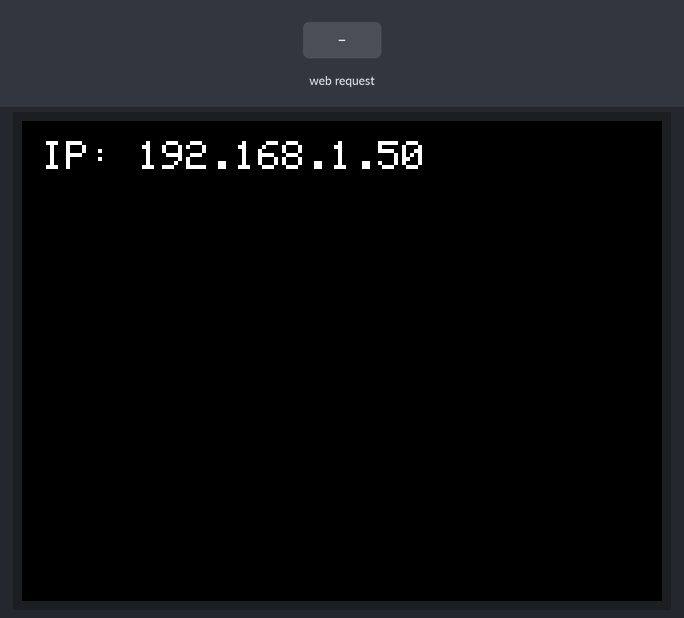
Recording of a sketch running on a simulated ESP32. Parts: 320×240 colour display. The test bench sets the inputs (shaded band). WiFi joins after 1.5 s; servers stay silent unless stated; what the sketch prints to the serial monitor is not drawn.

Above: at 2.9 s.
3.0 s: HTTP request GET /message?text=1 received
At 4.1 s:
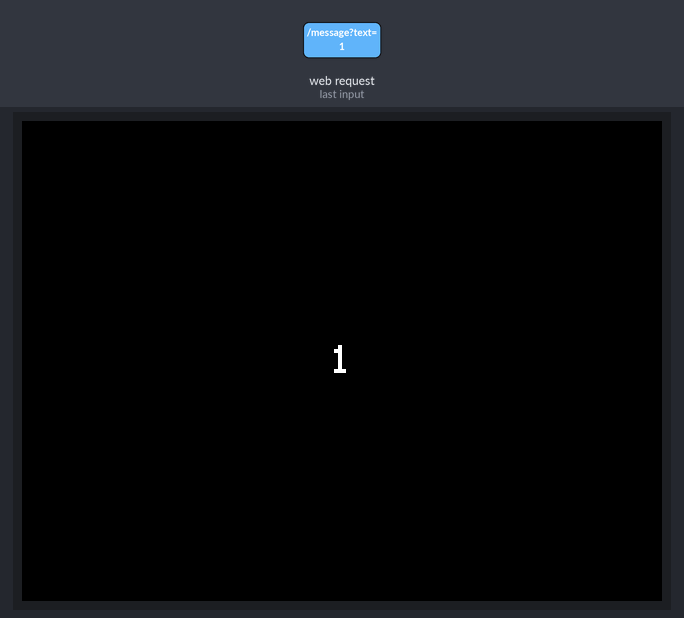
4.6 s: HTTP request GET /message?text=0 received
Timing chart, 0 to 7.6 s (numbered marks = the images above; inputs shaded):
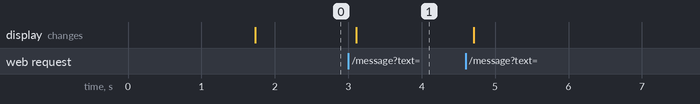

Measured:
- after the input at 3.0 s, the display: changes after 0.11 s (image 1)

The sketch:

Projet_Test.ino
```cpp
// #include <WiFi.h>
// #include <ESPAsyncWebServer.h>
// #include <SimpleDHT.h>
// #include <TFT_eSPI.h>

// // Bibliothèque asynchrone pour le web

// #define DHTPIN 4 // Pin du capteur DHT
// #define LEDPIN 5 // Pin de la LED

// SimpleDHT22 dht22(DHTPIN);  // Utilisation de SimpleDHT
// AsyncWebServer server(80);
// TFT_eSPI tft = TFT_eSPI(); // Création de l'objet pour l'écran

// float temperature = 0.0;
// int ledState = LOW;
// int threshold = 25; // Seuil par défaut pour la LED
// unsigned long previousMillis = 0; // Variable pour suivre le temps écoulé
// const long interval = 5000; // Intervalle entre les actualisations de l'écran (5 secondes)
// String ssid = "iPhone di aness"; // Votre SSID

// void setup() {
//     Serial.begin(115200);
//     pinMode(LEDPIN, OUTPUT);

//     // Connexion au WiFi
//     WiFi.begin(ssid.c_str(), "12345678");
//     while (WiFi.status() != WL_CONNECTED) {
//         delay(1000);
//         Serial.println("Connexion au WiFi...");
//     }
//     Serial.println("Connecté au WiFi.");

//     // Initialisation de l'écran
//     tft.init();
//     tft.fillScreen(TFT_BLACK);
//     tft.setTextColor(TFT_WHITE);
//     tft.setTextSize(2);

//     // Affichage du message de connexion centré
//     String message = "Connecté au WiFi de " + ssid;
//     int messageWidth = tft.textWidth(message); // Largeur du texte
//     int centerX = (tft.width() - messageWidth) / 2; // Calculer la position X centrée
//     tft.drawString(message, centerX, 0); // Dessiner le message centré

//     // Initialisation des routes de l'API
//     setupRoutes();
// }

// void setupRoutes() {
//     server.on("/sensors", HTTP_GET, [](AsyncWebServerRequest *request){
//         request->send(200, "application/json", "{\"sensors\":[{\"id\":\"temp\",\"type\":\"temperature\",\"value\":" + String(temperature) + "},{\"id\":\"light\",\"type\":\"light\",\"value\":0}]}");
//     });

//     server.on("/sensors/temp", HTTP_GET, [](AsyncWebServerRequest *request){
//         float humidity = 0; // Variable pour l'humidité, non utilisée ici
//         int err = dht22.read2(&temperature, &humidity, NULL);
//         if (err != SimpleDHTErrSuccess) {
//             Serial.print("Erreur de lecture DHT22, code: "); Serial.println(err);
//             request->send(500, "text/plain", "Erreur de lecture du capteur de température");
//             return;
//         }
//         request->send(200, "application/json", "{\"value\":" + String(temperature) + "}");
//     });

//     server.on("/led", HTTP_POST, [](AsyncWebServerRequest *request){
//         String state = request->getParam("state", true)->value();
//         if (state == "on") {
//             ledState = HIGH;
//         } else {
//             ledState = LOW;
//         }
//         digitalWrite(LEDPIN, ledState);
//         request->send(200, "text/plain", "LED state changed");
//     });

//     server.on("/led/threshold", HTTP_PUT, [](AsyncWebServerRequest *request){
//         String newThreshold = request->getParam("threshold", true)->value();
//         threshold = newThreshold.toInt();
//         request->send(200, "text/plain", "Threshold updated");
//     });

//     server.begin();
// }

// void loop() {
//     float humidity = 0; // Variable pour l'humidité, non utilisée ici
//     unsigned long currentMillis = millis();

//     // Lecture des capteurs toutes les 5 secondes
//     if (currentMillis - previousMillis >= interval) {
//         previousMillis = currentMillis;

//         // Lecture du capteur de température
//         int err = dht22.read2(&temperature, &humidity, NULL);
//         if (err != SimpleDHTErrSuccess) {
//             Serial.print("Erreur de lecture DHT22, code: "); Serial.println(err);
//             return;
//         }

//         // Contrôle de la LED selon le seuil
//         if (temperature > threshold) {
//             digitalWrite(LEDPIN, HIGH);
//             ledState = HIGH;
//         } else {
//             digitalWrite(LEDPIN, LOW);
//             ledState = LOW;
//         }

//         // Effacer l'écran avant d'afficher les nouvelles données
//         tft.fillScreen(TFT_BLACK);

//         // Afficher le message de connexion centré
//         String message = "Connecté au WiFi de " + ssid;
//         int messageWidth = tft.textWidth(message); // Largeur du texte
//         int centerX = (tft.width() - messageWidth) / 2; // Calculer la position X centrée
//         tft.drawString(message, centerX, 0); // Dessiner le message centré

//         // Afficher la température et l'état de la LED
//         tft.setCursor(0, 30);  // Changer la position pour ne pas écraser le message WiFi
//         tft.drawString("Temp: " + String(temperature, 1) + " C", 0, 30);  // Affiche la température avec 1 décimale
//         tft.drawString("LED: " + String((ledState == HIGH) ? "ON" : "OFF"), 0, 60);  // Affiche l'état de la LED

//         Serial.println("Écran mis à jour.");
//     }
// }


/*
#include <WiFi.h>
#include <ESPAsyncWebServer.h>
#include <SimpleDHT.h>
#include <TFT_eSPI.h>

// Bibliothèque asynchrone pour le web

#define DHTPIN 4 // Pin du capteur DHT
#define LEDPIN 5 // Pin de la LED

SimpleDHT22 dht22(DHTPIN);  // Utilisation de SimpleDHT
AsyncWebServer server(80);
TFT_eSPI tft = TFT_eSPI(); // Création de l'objet pour l'écran

float temperature = 0.0;
int ledState = LOW;
int threshold = 25; // Seuil par défaut pour la LED
unsigned long previousMillis = 0; // Variable pour suivre le temps écoulé
const long interval = 5000; // Intervalle entre les actualisations de l'écran (5 secondes)
String ssid = "iPhone di aness"; // Votre SSID

void displayCenteredMessage(String message, int yOffset = 0) {
    tft.setTextDatum(MC_DATUM); // Positionnement du texte au centre
    tft.setCursor(0, 0); // Réinitialiser le curseur
    int messageWidth = tft.textWidth(message); // Largeur du texte
    int centerX = (tft.width() - messageWidth) / 2; // Calculer la position X centrée
    tft.drawString(message, centerX, (tft.height() / 2) + yOffset); // Dessiner le message centré
}


void setup() {
    Serial.begin(115200);
    pinMode(LEDPIN, OUTPUT);

    // Connexion au WiFi
    WiFi.begin(ssid.c_str(), "12345678");
    while (WiFi.status() != WL_CONNECTED) {
        delay(1000);
        Serial.println("Connexion au WiFi...");
    }
    Serial.println("Connecté au WiFi.");

    // Initialisation de l'écran
    tft.init();
    tft.setRotation(1);      // Rotation de l'affichage si nécessaire
    tft.fillScreen(TFT_BLACK); // Effacer l'écran
    tft.setTextColor(TFT_WHITE);
    tft.setTextSize(2);      // Taille du texte

    // Affichage du message de connexion centré
    displayCenteredMessage("Connecté au WiFi de " + ssid);

    // Initialisation des routes de l'API
    setupRoutes();
}

void setupRoutes() {
    server.on("/sensors", HTTP_GET, [](AsyncWebServerRequest *request){
        request->send(200, "application/json", "{\"sensors\":[{\"id\":\"temp\",\"type\":\"temperature\",\"value\":" + String(temperature) + "},{\"id\":\"light\",\"type\":\"light\",\"value\":0}]}");
    });

    server.on("/sensors/temp", HTTP_GET, [](AsyncWebServerRequest *request){
        float humidity = 0; // Variable pour l'humidité, non utilisée ici
        int err = dht22.read2(&temperature, &humidity, NULL);
        if (err != SimpleDHTErrSuccess) {
            Serial.print("Erreur de lecture DHT22, code: "); Serial.println(err);
            request->send(500, "text/plain", "Erreur de lecture du capteur de température");
            return;
        }
        request->send(200, "application/json", "{\"value\":" + String(temperature) + "}");
    });

    server.on("/led", HTTP_POST, [](AsyncWebServerRequest *request){
        String state = request->getParam("state", true)->value();
        if (state == "on") {
            ledState = HIGH;
        } else {
            ledState = LOW;
        }
        digitalWrite(LEDPIN, ledState);
        request->send(200, "text/plain", "LED state changed");
    });

    server.on("/led/threshold", HTTP_PUT, [](AsyncWebServerRequest *request){
        String newThreshold = request->getParam("threshold", true)->value();
        threshold = newThreshold.toInt();
        request->send(200, "text/plain", "Threshold updated");
    });

    server.begin();
}

void loop() {
    float humidity = 0; // Variable pour l'humidité, non utilisée ici
    unsigned long currentMillis = millis();

    // Lecture des capteurs toutes les 5 secondes
    if (currentMillis - previousMillis >= interval) {
        previousMillis = currentMillis;

        // Lecture du capteur de température
        int err = dht22.read2(&temperature, &humidity, NULL);
        if (err != SimpleDHTErrSuccess) {
            Serial.print("Erreur de lecture DHT22, code: "); Serial.println(err);
            return;
        }

        // Contrôle de la LED selon le seuil
        if (temperature > threshold) {
            digitalWrite(LEDPIN, HIGH);
            ledState = HIGH;
        } else {
            digitalWrite(LEDPIN, LOW);
            ledState = LOW;
        }

        // Effacer l'écran avant d'afficher les nouvelles données
        tft.fillScreen(TFT_BLACK);

        // Afficher le message de connexion centré
        displayCenteredMessage("Connecté au WiFi de " + ssid);

        // Afficher la température et l'état de la LED
        displayCenteredMessage("Temp: " + String(temperature, 1) + " C", 30);  // Affiche la température avec 1 décimale
        displayCenteredMessage("LED: " + String((ledState == HIGH) ? "ON" : "OFF"), 60);  // Affiche l'état de la LED

        Serial.println("Écran mis à jour.");
    }
}
*/

#include <WiFi.h>
#include <ESPAsyncWebServer.h>
#include <TFT_eSPI.h>

// Remplacez par vos identifiants Wi-Fi
const char* ssid = "iPhone di aness";      // Nom du réseau Wi-Fi
const char* password = "12345678";   // Mot de passe du réseau Wi-Fi

TFT_eSPI tft = TFT_eSPI(); // Création de l'objet pour l'écran
AsyncWebServer server(80); // Création du serveur Web

void setup() {
  Serial.begin(115200);

  // Initialisation de l'écran
  tft.init();
  tft.setRotation(1); // Ajustez la rotation si nécessaire
  tft.fillScreen(TFT_BLACK); // Effacer l'écran
  tft.setTextColor(TFT_WHITE);
  tft.setTextSize(2); // Taille du texte

  // Connexion au Wi-Fi
  WiFi.begin(ssid, password);
  Serial.print("Connexion au WiFi");

  // Tentative de connexion au réseau Wi-Fi
  while (WiFi.status() != WL_CONNECTED) {
    delay(500);
    Serial.print(".");
  }

  Serial.println("\nConnecté au WiFi");

  // Récupération et affichage de l'adresse IP
  String ipAddress = WiFi.localIP().toString();
  Serial.print("Adresse IP: ");
  Serial.println(ipAddress);

  // Afficher l'adresse IP sur l'écran
  tft.drawString("IP: " + ipAddress, 10, 10);

  // Configuration des routes du serveur Web
  setupRoutes();
}

void setupRoutes() {
  // Route pour afficher un message sur l'écran
  server.on("/message", HTTP_GET, [](AsyncWebServerRequest *request) {
    if (request->hasParam("text")) {
      String message = request->getParam("text")->value();
      displayMessage(message); // Affiche le message sur l'écran
      request->send(200, "text/plain", "Message affiché sur l'écran."); // Réponse au client
    } else {
      request->send(400, "text/plain", "Paramètre 'text' manquant."); // Réponse en cas d'erreur
    }
  });

  // Démarrer le serveur
  server.begin();
}

void displayMessage(String message) {
  tft.fillScreen(TFT_BLACK); // Effacer l'écran
  tft.setTextDatum(MC_DATUM); // Positionnement du texte au centre
  tft.drawString(message, tft.width() / 2, tft.height() / 2); // Affichage du message
}

void loop() {
  // La boucle peut rester vide si vous n'avez rien à faire
}
```
